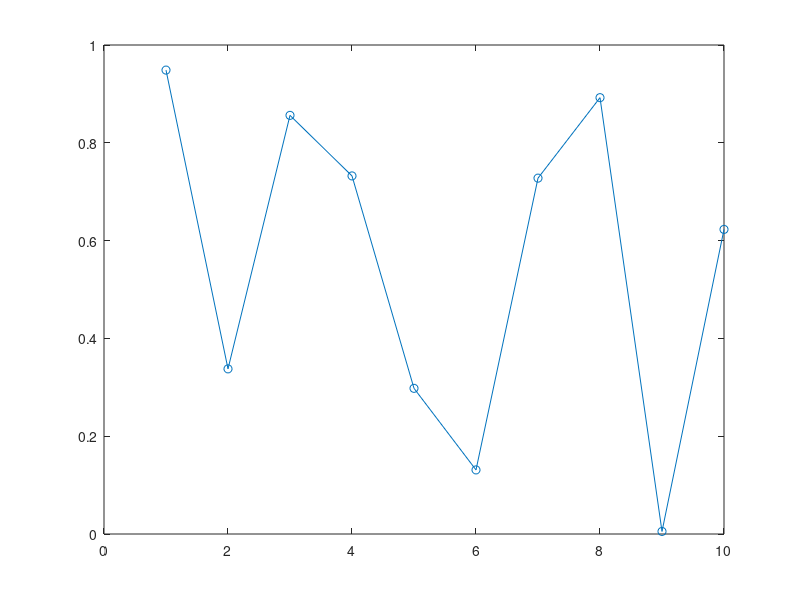

This figure's MATLAB source:
function mouseExample()
    h = plot(rand(10,1), 'o-');
  %  set(h, 'ButtonDownFcn',@buttonDownCallback)
    set(gca, 'ButtonDownFcn',@buttonDownCallback)
    function buttonDownCallback(o,e)
        p = get(gca,'CurrentPoint');
        p = p(1,1:2);
        title( sprintf('(%g,%g)',p) )
        disp(p);
        o
        e
        
    end
end